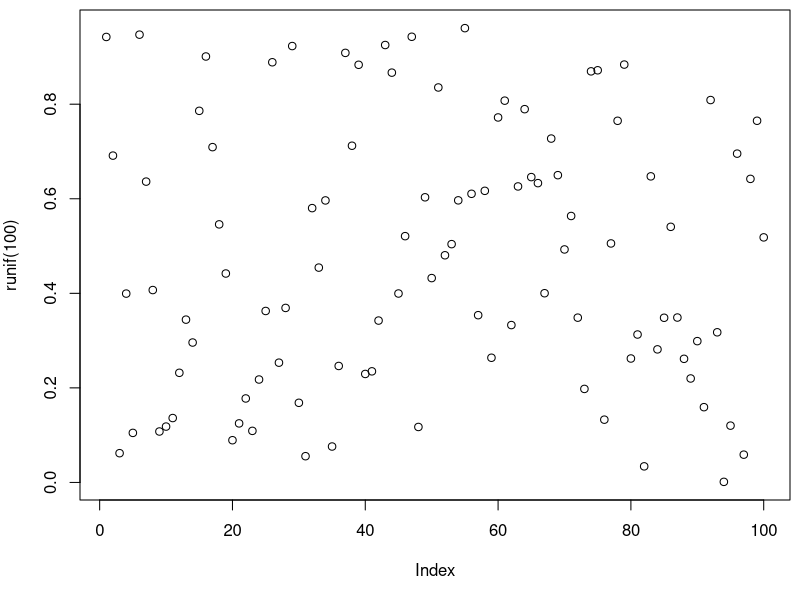

Reproduce this figure in R.
## ---- chunk 1
	par(mar=c(5,4,0.5,0.5))
	plot(runif(100))
